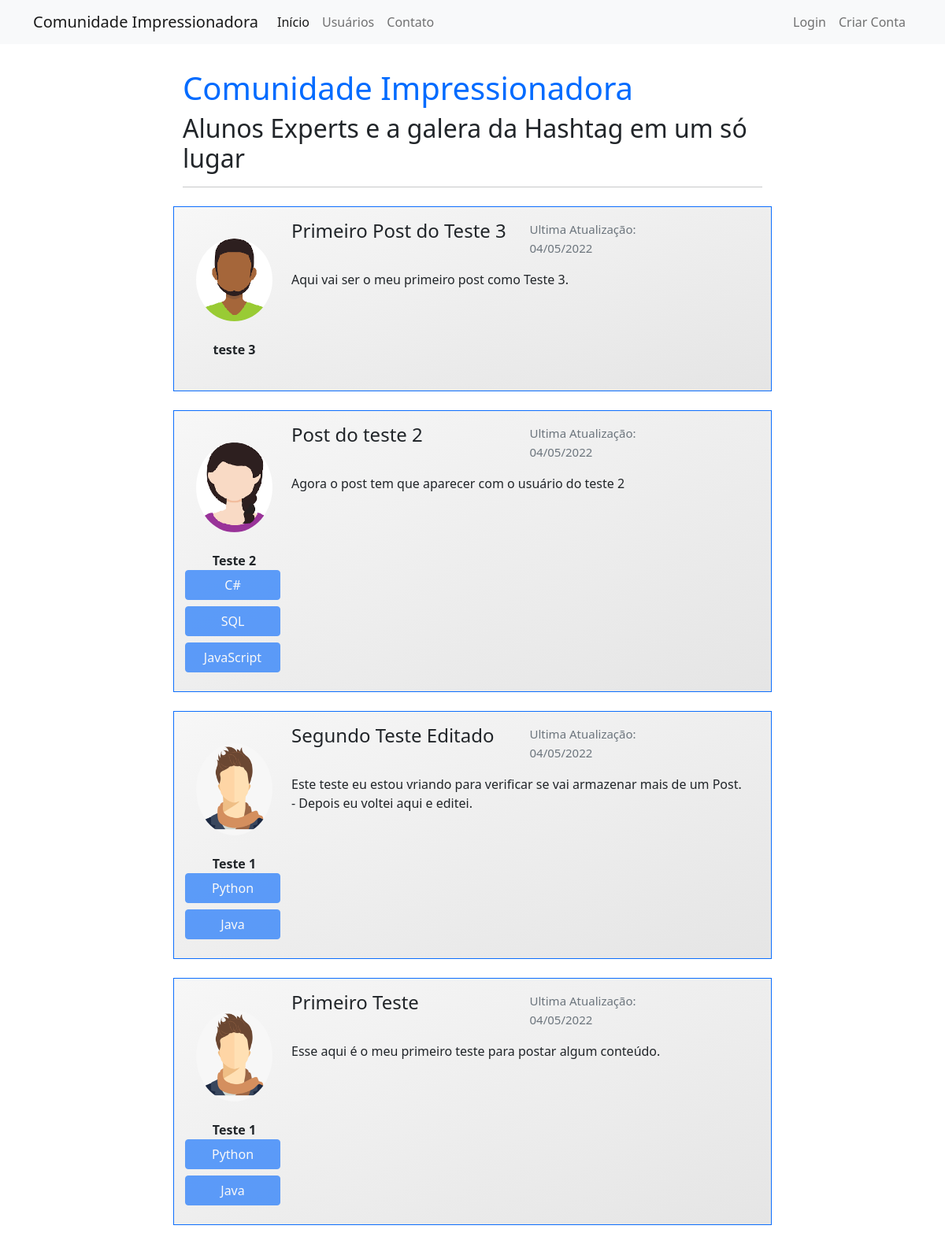
The page / on the database its author committed.
### comunidadeimpressionadora/models.py (models this page shows, shortened)
class Post(database.Model):
    id = database.Column(database.Integer, primary_key=True)
    titulo = database.Column(database.String, nullable=False)
    corpo = database.Column(database.Text, nullable=False)
    data_criacao = database.Column(database.DateTime, nullable=False, default=datetime.utcnow)
    id_usuario = database.Column(database.Integer, database.ForeignKey('usuario.id'), nullable=False, )

class Usuario(database.Model, UserMixin):
    id = database.Column(database.Integer, primary_key=True)
    username = database.Column(database.String, nullable=False)
    email = database.Column(database.String, nullable=False, unique=True)
    phone_number = database.Column(database.Integer)
    password = database.Column(database.String, nullable=False)
    profile_photo = database.Column(database.String, nullable=False, default='default.png')
    facebook = database.Column(database.String)
    instagram = database.Column(database.String)
    github = database.Column(database.String)
    posts = database.relationship('Post', backref='author', lazy=True)
    cursos = database.Column(database.String, nullable=False, default='Não informado')

### comunidadeimpressionadora/routes.py (the view)
@app.route('/')
def home():
    posts = Post.query.order_by(Post.id.desc())
    return render_template('home.html', posts=posts)

### comunidadeimpressionadora/templates/home.html (shortened to what this page needs)
{% extends 'base.html' %}
{% block body %}
    <div class = 'container mt-3'>
        <div class="row d-flex justify-content-center align-items-center pt-3">
            <div class = 'col col-lg-8 mb-4 mb-lg-0'>
                <h1 style="color: #006bff">Comunidade Impressionadora</h1>
                <h2>Alunos Experts e a galera da Hashtag em um só lugar</h2>
                <hr>
                {% for post in posts %}
                    <div class="row border border-1 border-primary my-4 p-3 post-gradient">
                        <div class="col col-2">
                            <div class="col text-center">
                                <img src="{{ url_for('static', filename='fotos_perfil/{}'.format(post.author.profile_photo)) }}" alt="Avatar" class="img-fluid my-4 circle-image" style="width: 100px;" /><br>
                                <strong>{{ post.author.username }}</strong>
                                <div class="row justify-content-center">
                                    {% if 'Não informado' in post.author.cursos or post.author.cursos == '' %}
                                        <br>
                                    {% else %}
                                        {% for curso in post.author.cursos.split(';') %}
                                            <button type="button" class="btn btn-primary mb-2 me-1" disabled>{{ curso }}</button>
                                        {% endfor %}
                                    {% endif %}
                                </div>
                            </div>
                        </div>
                        <div class="col col-10">
                            <div class="row">
                                <div class="col-6">
                                    <h4>
                                        {{ post.titulo }}
                                    </h4>
                                </div>
                                <div class="col-4">
                                    <small class="text-muted" style="font-size: 15px">Ultima Atualização: {{ post.data_criacao.strftime('%d/%m/%Y') }}</small>
                                </div>
                            </div>
                            <div class="pt-3"><p>{{ post.corpo }}</p></div>
                        </div>
                    </div>
                {% endfor %}
            </div>
        </div>
    </div>
{% endblock %}

### comunidadeimpressionadora/static/main.css (style rules this page uses)
.post-gradient { background: #f7f7f7; background: -webkit-linear-gradient(to right bottom, rgba(247,247,247), rgba(229,229,229)); background: linear-gradient(to right bottom, rgba(247,247,247), rgba(229,229,229)) }
.circle-image { border-radius: 50%; }
html,body { height: 100%; padding: 0; margin: 0; }

### rows shown on the page
Post: profile_photo (picture), author.username "teste 3", titulo "Primeiro Post do Teste 3", data_criacao "04/05/2022", corpo "Aqui vai ser o meu primeiro post como Teste 3."
Post: profile_photo (picture), author.username "Teste 2", curso "C#" "SQL" "JavaScript", titulo "Post do teste 2", data_criacao "04/05/2022", corpo "Agora o post tem que aparecer com o usuário do teste 2"
Post: profile_photo (picture), author.username "Teste 1", curso "Python" "Java", titulo "Segundo Teste Editado", data_criacao "04/05/2022", corpo "Este teste eu estou vriando para verificar se vai armazenar mais de um Post. - Depois eu voltei aqui e editei."
Post: profile_photo (picture), author.username "Teste 1", curso "Python" "Java", titulo "Primeiro Teste", data_criacao "04/05/2022", corpo "Esse aqui é o meu primeiro teste para postar algum conteúdo."
